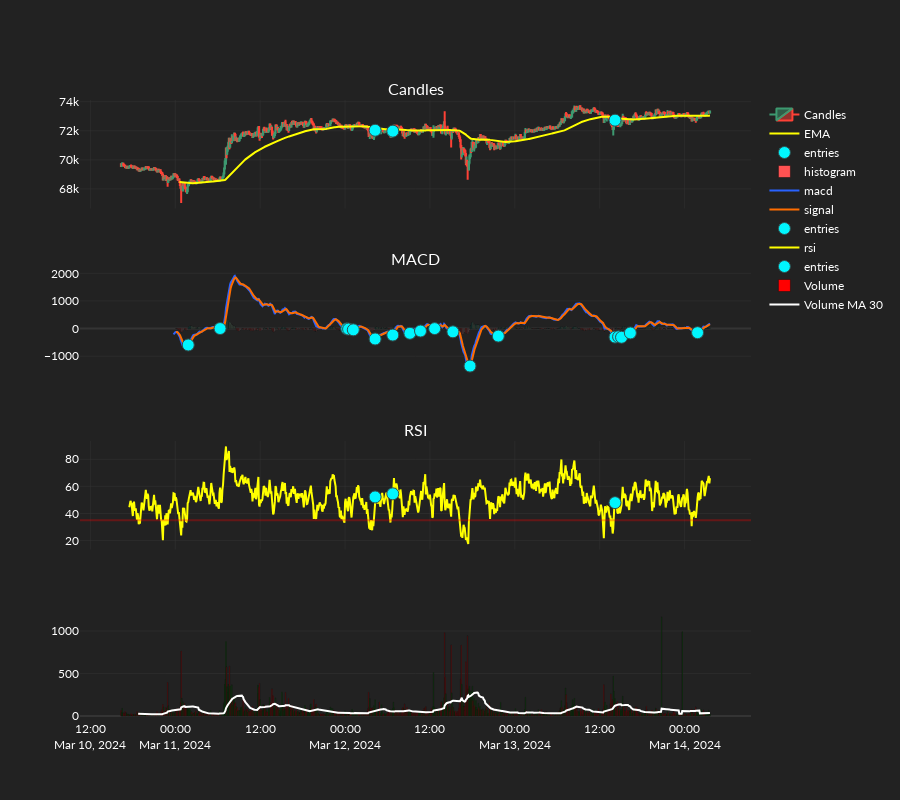

The cell this chart's notebook holds for it:
### Code cell
long_strat = MacdCrossAndRSIOver(
    long_short="long",
    rsi_length=np.array([14]),
    rsi_is_below=np.arange(35, 61, 5),
    ema_length=np.arange(100, 501, 100),
    fast_length=np.arange(10, 61, 10),
    macd_below=np.arange(0, 51, 25),
    signal_smoothing=np.arange(5, 16, 5),
    slow_length=np.arange(30, 121, 30)
)

long_strat.set_entries_exits_array(
    candles=candles,
    ind_set_index=2,
)
long_strat.plot_signals(candles=candles)

### Figure 1 — Plotly figure (JSON) as saved in the notebook; plotly's stock layout.template omitted (floating-point values rounded to 4 significant figures; data arrays with more than 128 entries replaced by an {"elided": "..."} marker saying what was removed)
{"data": [{"close": {"elided": "1000 float values"}, "high": {"elided": "1000 float values"}, "low": {"elided": "1000 float values"}, "name": "Candles", "open": {"elided": "1000 float values"}, "type": "candlestick", "x": {"elided": "1000 str values"}, "xaxis": "x", "yaxis": "y"}, {"line": {"color": "yellow"}, "name": "EMA", "type": "scatter", "x": {"elided": "1000 str values"}, "xaxis": "x", "y": {"elided": "1000 float values"}, "yaxis": "y"}, {"marker": {"color": "#00F6FF", "line": {"color": "DarkSlateGray", "width": 1}, "size": 12, "symbol": "circle"}, "mode": "markers", "name": "entries", "type": "scatter", "x": {"elided": "1000 str values"}, "xaxis": "x", "y": {"elided": "1000 float values"}, "yaxis": "y"}, {"marker": {"color": {"elided": "1000 str values"}}, "name": "histogram", "type": "bar", "x": {"elided": "1000 str values"}, "xaxis": "x2", "y": {"elided": "1000 float values"}, "yaxis": "y2"}, {"line": {"color": "#2962FF"}, "name": "macd", "type": "scatter", "x": {"elided": "1000 str values"}, "xaxis": "x2", "y": {"elided": "1000 float values"}, "yaxis": "y2"}, {"line": {"color": "#FF6D00"}, "name": "signal", "type": "scatter", "x": {"elided": "1000 str values"}, "xaxis": "x2", "y": {"elided": "1000 float values"}, "yaxis": "y2"}, {"marker": {"color": "#00F6FF", "line": {"color": "DarkSlateGray", "width": 1}, "size": 12, "symbol": "circle"}, "mode": "markers", "name": "entries", "type": "scatter", "x": {"elided": "1000 str values"}, "xaxis": "x2", "y": {"elided": "1000 float values"}, "yaxis": "y2"}, {"line": {"color": "yellow"}, "name": "rsi", "type": "scatter", "x": {"elided": "1000 str values"}, "xaxis": "x3", "y": {"elided": "1000 float values"}, "yaxis": "y3"}, {"marker": {"color": "#00F6FF", "line": {"color": "DarkSlateGray", "width": 1}, "size": 12, "symbol": "circle"}, "mode": "markers", "name": "entries", "type": "scatter", "x": {"elided": "1000 str values"}, "xaxis": "x3", "y": {"elided": "1000 float values"}, "yaxis": "y3"}, {"marker": {"color": {"elided": "1000 str values"}}, "name": "Volume", "type": "bar", "x": {"elided": "1000 str values"}, "xaxis": "x4", "y": {"elided": "1000 float values"}, "yaxis": "y4"}, {"line": {"color": "white"}, "mode": "lines", "name": "Volume MA 30", "type": "scatter", "x": {"elided": "1000 str values"}, "xaxis": "x4", "y": {"elided": "1000 float values"}, "yaxis": "y4"}], "layout": {"annotations": [{"font": {"size": 16}, "showarrow": false, "text": "Candles", "x": 0.5, "xanchor": "center", "xref": "paper", "y": 1, "yanchor": "bottom", "yref": "paper"}, {"font": {"size": 16}, "showarrow": false, "text": "MACD", "x": 0.5, "xanchor": "center", "xref": "paper", "y": 0.725, "yanchor": "bottom", "yref": "paper"}, {"font": {"size": 16}, "showarrow": false, "text": "RSI", "x": 0.5, "xanchor": "center", "xref": "paper", "y": 0.45, "yanchor": "bottom", "yref": "paper"}], "height": 800, "shapes": [{"line": {"color": "red"}, "opacity": 0.3, "type": "line", "x0": 0, "x1": 1, "xref": "x3 domain", "y0": 35, "y1": 35, "yref": "y3"}], "xaxis": {"anchor": "y", "domain": [0, 1], "matches": "x4", "rangeslider": {"visible": false}, "showticklabels": false}, "xaxis2": {"anchor": "y2", "domain": [0, 1], "matches": "x4", "showticklabels": false}, "xaxis3": {"anchor": "y3", "domain": [0, 1], "matches": "x4", "showticklabels": false}, "xaxis4": {"anchor": "y4", "domain": [0, 1]}, "yaxis": {"anchor": "x", "domain": [0.825, 1]}, "yaxis2": {"anchor": "x2", "domain": [0.55, 0.725]}, "yaxis3": {"anchor": "x3", "domain": [0.275, 0.45]}, "yaxis4": {"anchor": "x4", "domain": [0, 0.175]}}}
